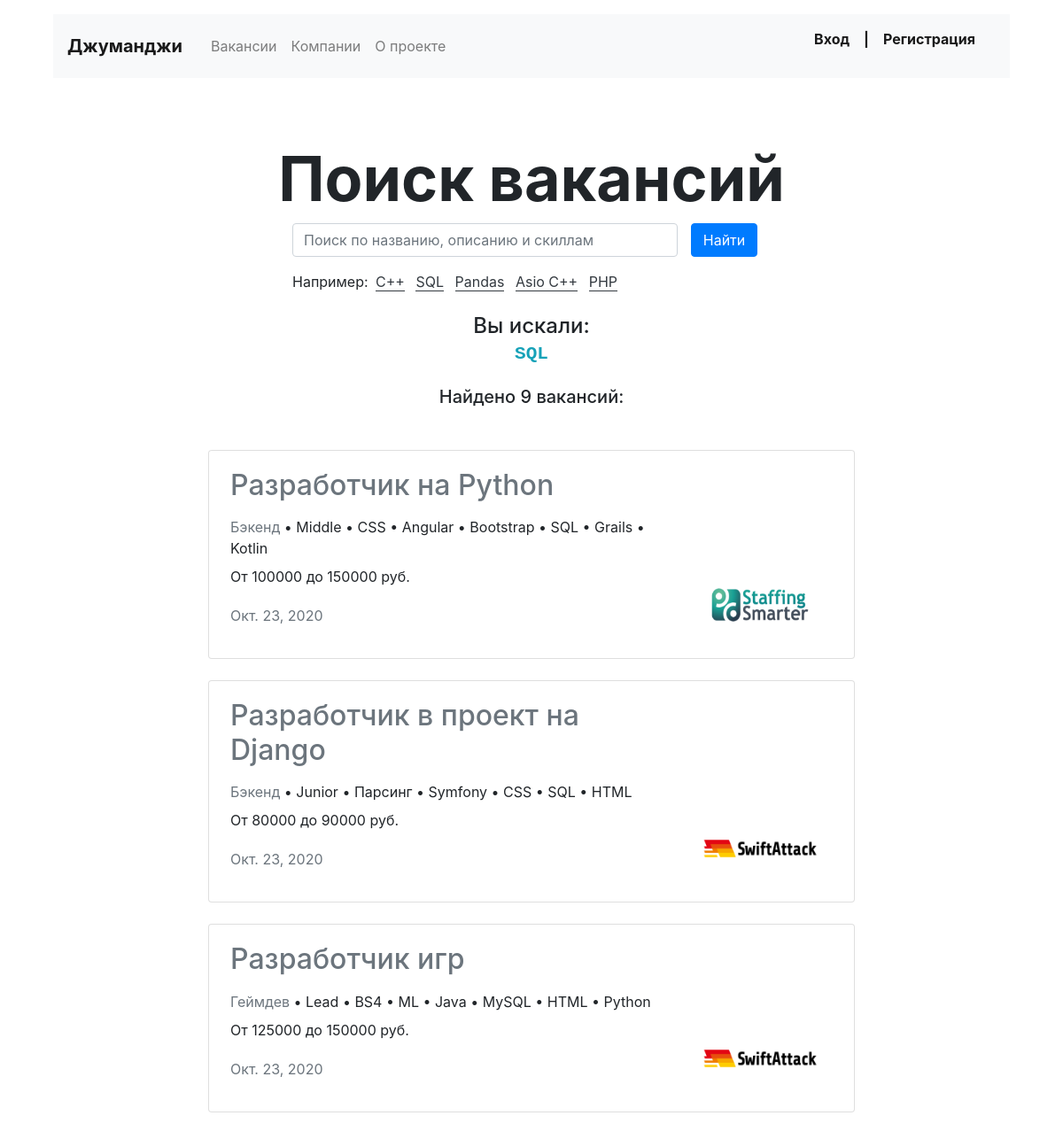
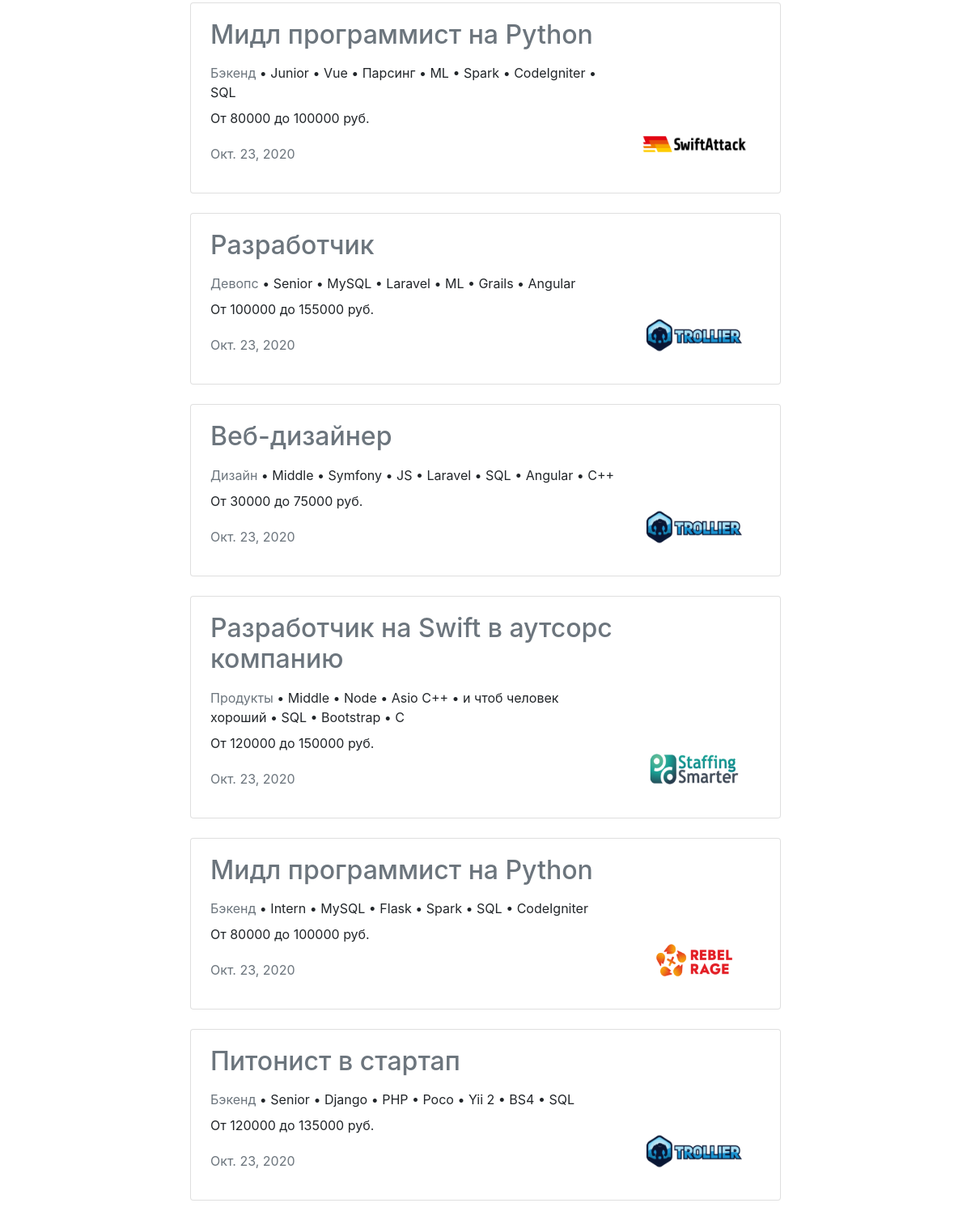
The page /search/?s=SQL on the database its author committed (2 pictures, top to bottom).
### job/models.py (models this page shows, shortened)
class Vacancy(models.Model):
    title = models.CharField(max_length=64, verbose_name="Профессия")
    specialty = models.ForeignKey(Specialty, related_name="vacancies", on_delete=models.CASCADE)
    company = models.ForeignKey(Company, related_name="vacancies", on_delete=models.CASCADE)
    skills = models.TextField(verbose_name="Навыки")
    level = models.CharField(max_length=16, verbose_name="Уровень")
    description = models.TextField(verbose_name="Описание", blank=True, null=True)
    salary_min = models.IntegerField(verbose_name="Зарплата от")
    salary_max = models.IntegerField(verbose_name="Зарплата до")
    published_at = models.DateField(verbose_name="Опубликовано", auto_now_add=True)
    def get_absolute_url(self):
        return reverse('vacancy', kwargs={'pk': self.pk})
    class Meta:
        verbose_name = "Вакансия"
        verbose_name_plural = "Вакансии"
        ordering = ['-published_at']

class Specialty(models.Model):
    code = models.CharField(max_length=32, verbose_name="Код", unique=True)
    slug = models.SlugField(unique=True)
    title = models.CharField(max_length=32, verbose_name="Специализация")
    picture = models.ImageField(verbose_name="Картинка", upload_to="MEDIA_SPECIALITY_IMAGE_DIR", blank=True, null=True)
    def get_absolute_url(self):
        return reverse('specialties', kwargs={'slug': self.slug})
    class Meta:
        verbose_name = "Специализация"
        verbose_name_plural = "Специализации"

class Company(models.Model):
    name = models.CharField(max_length=32, verbose_name="Компания", unique=True)
    location = models.CharField(max_length=32, verbose_name="Город", blank=True, null=True)
    logo = models.ImageField(verbose_name="Логотип", upload_to="MEDIA_COMPANY_IMAGE_DIR", blank=True, null=True)
    description = models.TextField(verbose_name="Информация о компании", blank=True, null=True)
    employee_count = models.IntegerField(verbose_name="Количество сотрудников", null=True, blank=True)
    owner = models.OneToOneField(User, related_name="company", on_delete=models.CASCADE)
    def get_absolute_url(self):
        return reverse('company', kwargs={'pk': self.pk})
    class Meta:
        verbose_name = "Компания"
        verbose_name_plural = "Компании"

### job/views.py (the view)
# urls.py: path('search/', SearcherView.as_view(), name='searcher'),
class SearcherView(ListView):
    context_object_name = 'vacancies'
    template_name = 'job/searcher.html'
    def get_queryset(self):
        return Vacancy.objects.filter(
            Q(title__icontains=self.request.GET.get('s')) |
            Q(description__icontains=self.request.GET.get('s')) |
            Q(skills__contains=self.request.GET.get('s'))
        )
    def get_context_data(self, *, object_list=None, **kwargs):
        context = super().get_context_data(**kwargs)
        context['flag_search'] = self.request.GET.get('s')
        return context

### job/context_processors.py (called while the page is built)
def titles(request):
    return {
        'title': 'Джуманджи',
        'skillist': sample(skillist, 5),
    }

### job/templates/job/searcher.html (shortened to what this page needs)
{% extends 'base.html' %}
{% block first_section %}
  {% include 'incl/first_section_if.html' %}
  {% include 'incl/searcher.html' %}
{% endblock %}
{% block cards1 %}
<section>
  <h4 class="text-center pt-2">Вы искали: <br><b><code class="text-info" >  {{ flag_search }} </code></b></h4>
  {% if vacancies.count %}
    <h5 class="text-center pt-3">Найдено {{ vacancies.count }} вакансий:</h5>
  {% else %}
    <h5 class="text-center pt-3">Ничего не найдено</h5>
  {% endif %}
  <div class="row mt-5">
    <div class="col-12 col-lg-8 offset-lg-2 m-auto">
        {% include 'incl/vacancy_card.html' %}
    </div>
  </div>
</section>
{% endblock %}

### templates/incl/vacancy_card.html
{% for vacancy in vacancies %}
  <div class="card mb-4">
    <div class="card-body px-4">
      <div class="row">
        <div class="col-12 col-md-8 col-lg-9">
          <a href="{{ vacancy.get_absolute_url }}"><h2 class="h2 pb-2 text-secondary">{{ vacancy.title }}</h2></a>
          <p class="mb-2"><a class="text-secondary" href="{{ vacancy.specialty.get_absolute_url }}">{{ vacancy.specialty.title }}</a> • {{ vacancy.level }} • {{ vacancy.skills }}</p>
          <p>От {{ vacancy.salary_min }} до {{ vacancy.salary_max }} руб.</p>
          <p class="text-muted pt-1">{{ vacancy.published_at }}</p>
        </div>
        <div class="col-12 col-md-4 col-lg-3 d-flex align-items-end">
            {% if vacancy.company.logo %}
            <a href="{{ vacancy.company.get_absolute_url }}"><img src="{{ vacancy.company.logo.url }}" width="130" height="80" alt=""></a>
            {% else %}
            <a href="{{ vacancy.company.get_absolute_url }}"><h5>{{ vacancy.company.name }}</h5></a>
            {% endif %}
        </div>
      </div>
    </div>
  </div>
{% endfor %}

### rows shown on the page
Vacancy: title "Разработчик на Python", specialty "Бэкенд", level "Middle", skills "CSS • Angular • Bootstrap • SQL • Grails • Kotlin", salary_min "100000", salary_max "150000", published_at "Окт. 23, 2020", company.logo (picture)
Vacancy: title "Разработчик в проект на Django", specialty "Бэкенд", level "Junior", skills "Парсинг • Symfony • CSS • SQL • HTML", salary_min "80000", salary_max "90000", published_at "Окт. 23, 2020", company.logo (picture)
Vacancy: title "Разработчик игр", specialty "Геймдев", level "Lead", skills "BS4 • ML • Java • MySQL • HTML • Python", salary_min "125000", salary_max "150000", published_at "Окт. 23, 2020", company.logo (picture)
Vacancy: title "Мидл программист на Python", specialty "Бэкенд", level "Junior", skills "Vue • Парсинг • ML • Spark • CodeIgniter • SQL", salary_min "80000", salary_max "100000", published_at "Окт. 23, 2020", company.logo (picture)
Vacancy: title "Разработчик", specialty "Девопс", level "Senior", skills "MySQL • Laravel • ML • Grails • Angular", salary_min "100000", salary_max "155000", published_at "Окт. 23, 2020", company.logo (picture)
Vacancy: title "Веб-дизайнер", specialty "Дизайн", level "Middle", skills "Symfony • JS • Laravel • SQL • Angular • C++", salary_min "30000", salary_max "75000", published_at "Окт. 23, 2020", company.logo (picture)
Vacancy: title "Разработчик на Swift в аутсорс компанию", specialty "Продукты", level "Middle", skills "Node • Asio C++ • и чтоб человек хороший • SQL • Bootstrap • C", salary_min "120000", salary_max "150000", published_at "Окт. 23, 2020", company.logo (picture)
Vacancy: title "Мидл программист на Python", specialty "Бэкенд", level "Intern", skills "MySQL • Flask • Spark • SQL • CodeIgniter", salary_min "80000", salary_max "100000", published_at "Окт. 23, 2020", company.logo (picture)
Vacancy: title "Питонист в стартап", specialty "Бэкенд", level "Senior", skills "Django • PHP • Poco • Yii 2 • BS4 • SQL", salary_min "120000", salary_max "135000", published_at "Окт. 23, 2020", company.logo (picture)

### other values the page prints
{{ title }} "Джуманджи"
{{ skill }} "C++" "SQL" "Pandas" "Asio C++" "PHP"
{{ flag_search }} "SQL"
{{ vacancies.count }} "9"
